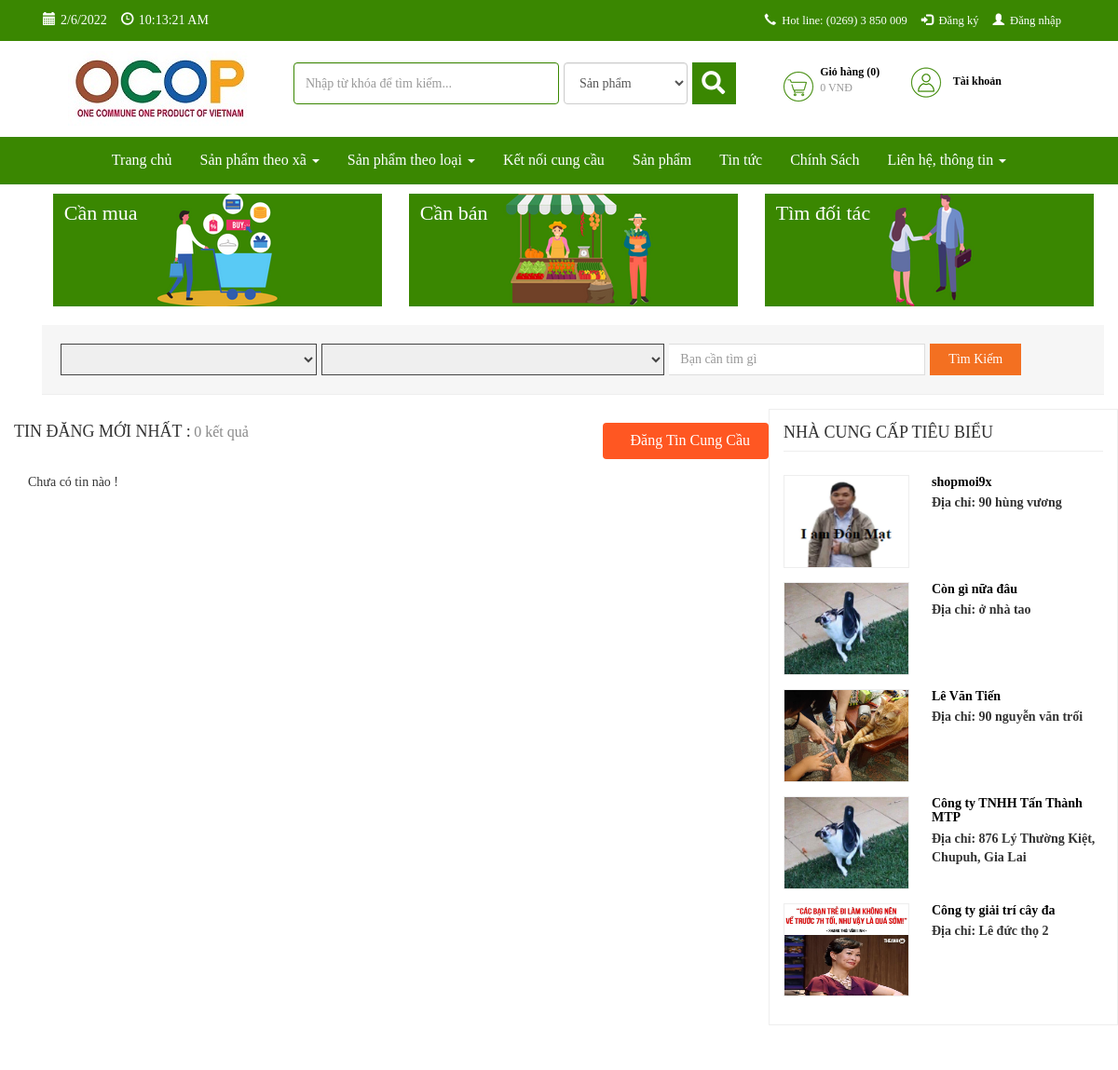
/index.php/ketnoicungcau (upper part), run on an earlier commit of the app's database.
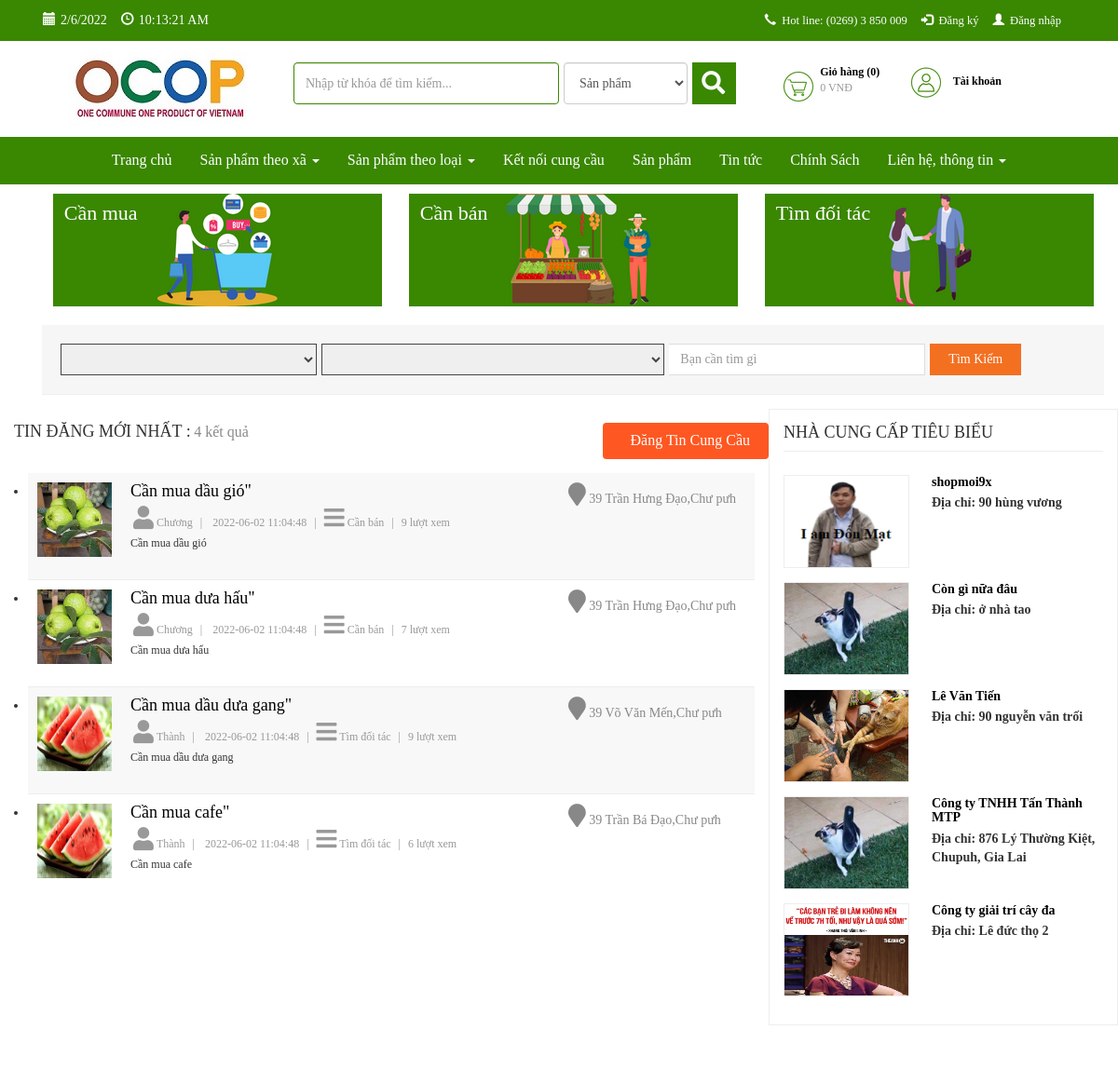
And on a later commit of the database.
### tables this page shows
CREATE TABLE `db_user` (
  `id` int(11) NOT NULL,
  `fullname` varchar(255) NOT NULL,
  `username` varchar(225) NOT NULL,
  `password` varchar(64) NOT NULL,
  `role` int(11) NOT NULL,
  `email` varchar(255) NOT NULL,
  `gender` int(1) NOT NULL,
  `phone` varchar(15) NOT NULL,
  `address` varchar(255) NOT NULL,
  `img` varchar(255) NOT NULL,
  `created` datetime NOT NULL,
  `trash` int(1) NOT NULL DEFAULT 1,
  `status` int(1) NOT NULL DEFAULT 1,
  `detail` text DEFAULT NULL,
  `star` int(11) NOT NULL DEFAULT 1
);

CREATE TABLE `db_ketnoicungcau` (
  `id` int(11) NOT NULL,
  `nguoidang` varchar(100) NOT NULL,
  `phone` varchar(100) NOT NULL,
  `address` varchar(255) NOT NULL,
  `tieude` varchar(255) NOT NULL,
  `detail` text NOT NULL,
  `catid` int(11) NOT NULL,
  `ngaydang` datetime NOT NULL,
  `luotxem` int(11) NOT NULL,
  `trash` int(1) NOT NULL DEFAULT 1,
  `status` int(1) NOT NULL DEFAULT 1,
  `price` varchar(255) NOT NULL,
  `hinhanh` varchar(255) DEFAULT NULL,
  `type` int(11) NOT NULL DEFAULT 1
);

### application/controllers/Ketnoicungcau.php (called while the page is built, shortened)
<?php
class Ketnoicungcau extends CI_Controller {
    function __construct() {
        $this->load->model('frontend/Mproduct');
        $this->load->model('frontend/Mcategory');
        $this->load->model('frontend/Mcontent');
		$this->load->model('frontend/Mproducer');
		$this->load->model('backend/Muser');
		$this->load->model('frontend/Mketnoicungcau');
        $this->data['com']='ketnoicungcau';
    }
	public function index(){
		$this->load->library('phantrang');
		$limit=10;
		$current=$this->phantrang->PageCurrent();
		$first=$this->phantrang->PageFirst($limit, $current);
		$total=$this->Mketnoicungcau->cungcau_all_count();
		$this->data['strphantrang']=$this->phantrang->PagePer($total, $current, $limit, $url='ketnoicungcau');
		$this->data['list']=$this->Mketnoicungcau->cungcau_all($limit,$first);
		$this->data['listShop']=$this->Muser->users_banhang_five();
		$this->data['title']="OCOP CHƯPƯH - Liên hệ";
		$this->data['view']='index';
		$this->load->view('frontend/layout',$this->data);
	}
}

### index.php (called while the page is built, shortened)
<?php
require_once BASEPATH.'core/CodeIgniter.php';

### application/models/backend/Muser.php (called while the page is built, shortened)
<?php if ( ! defined('BASEPATH')) exit('No direct script access allowed');
class Muser extends CI_Model {
	public function __construct(){
        $this->table = $this->db->dbprefix('user');
    }
	public function users_banhang_five(){
        $this->db->where('trash', 1);
        $this->db->where('id !=', 1);
		$this->db->where('role !=', 1);
		$this->db->limit(5);
        $this->db->order_by('id', 'desc');
        $query = $this->db->get($this->table);
        return $query->result_array();
    }
}

### application/models/frontend/Mketnoicungcau.php (called while the page is built, shortened)
<?php
class Mketnoicungcau extends CI_Model {
    public function __construct()
    {
        $this->table = $this->db->dbprefix('ketnoicungcau');
    }
    public function cungcau_all($limit, $first){
        $this->db->where('trash', 1);
		$this->db->where('status', 1);
        $this->db->order_by('ngaydang', 'desc');
        $query = $this->db->get($this->table, $limit, $first);
        return $query->result_array();
    }
	public function cungcau_all_count(){
        $this->db->where('status', 1);
        $this->db->where('trash', 1);
        $query = $this->db->get($this->table);
        return count($query->result_array());
    }
}

### application/views/frontend/components/ketnoicungcau/index.php (the view, shortened to what the rows shown need)
<section>
	<div class="container">
		<div class="container">
			<div class="buy-center">
				<div class="row">
					<div class="col-md-8">
						<div class="row heading-page- ">
							<div class="col-md-6  col-xs-12  block-h1 results-typeAds">
								<h1>TIN ĐĂNG MỚI NHẤT :</h1>
							</div>
						</div>
						<div class="buy-center-linked-list ">
							<ul class="buy-center-linked-list-columns">
								<?php if (count($list) == 0) : ?>
									<p>Chưa có tin nào !</p>
								<?php else : ?>
									<?php foreach ($list as $sp) : ?>
										<li class="buy-li">
											<div class="col-md-9 col-sm-9 buy-left">
												<div class="news-buy">
													<div class="icon-buy-li">
														<a>
															<img style="width: 100%;height: 100%;" src="public/images/ketnoicungcau/<?php echo $sp['hinhanh'] ?>" alt="">
														</a>
													</div>
													<div class="wrap-buy-li">
														<h4><a class="help-center-link" href="#detail_modal" data-toggle="modal" data-detalhes='<?=json_encode($sp);?>'  data-id="<?php echo $sp['id'] ?>" ><?php echo $sp['tieude'] ?>"</a></h4>
														<div class="info-buy">
															<span class="userport">
																<span><i class="fa fa-user" aria-hidden="true"></i><a href="#" class="cursorsHover"><?php echo $sp['nguoidang'] ?></a></span>
															</span>
															<span style="margin-left: 5px;margin-right: 5px">|</span>
															<span class="port-time">
																<span><i class="fa fa-clock-o" aria-hidden="true"></i> <?php echo $sp['ngaydang'] ?></span>
															</span>
															<span style="margin-left: 5px;margin-right: 5px">|</span>
															<span class="port-time">
																<?php if ($sp['type'] == 0) : ?>
																	<span><i class="fa fa fa-bars" aria-hidden="true"></i> Cần mua</span>
																<?php elseif ($sp['type'] == 1) : ?>
																	<span><i class="fa fa fa-bars" aria-hidden="true"></i> Cần bán</span>
																<?php else : ?>
																	<span><i class="fa fa fa-bars" aria-hidden="true"></i> Tìm đối tác</span>
																<?php endif; ?>
															</span>
															<span style="margin-left: 5px;margin-right: 5px">|</span>
															<span class="port-time">
																<span><i class="fa fa fa-television" aria-hidden="true"></i><?php echo $sp['luotxem'] ?> lượt xem</span>
															</span>
														</div>
														<div class="post-desc">
															<?php echo $sp['tieude'] ?>
														</div>
													</div>
												</div>
											</div>
											<div class="col-md-3 col-sm-3 text-l">
												<div class="post-area">
													<i class="fa fa-map-marker" aria-hidden="true"></i>
													<?php echo $sp['address'] ?>
												</div>
											</div>
											<div class="clearfix"></div>
										</li>
									<?php endforeach; ?>
							</ul>
							<?php endif; ?>
						</div>
					</div>
					<div class="col-md-4">
						<div class="ncc-center-topic">
							<div class="block-h1">
								<h1>Nhà cung cấp tiêu biểu</h1>
							</div>
							<div class="wrap-ncc-r match-my-cols is-flex1">
								<?php if (count($listShop) == 0) : ?>
									<p>Không có nhà cung cấp !</p>
								<?php else : ?>
									<?php foreach ($listShop as $ls) : ?>
										<div class="ncc-rightlist media">
											<a class="pull-left" href="doanhngiep/detail/<?php echo $ls['id'] ?>">
												<img style="width: 100%;height: 100%;" class="img-ncc-right-list" title="" alt="" src="public/images/admin/<?php echo $ls['img'] ?>">
											</a>
											<div class="media-body">
												<h4 class="media-heading"><a href="doanhngiep/detail/<?php echo $ls['id'] ?>"><?php echo $ls['fullname'] ?></a></h4>
												<p style="margin-bottom: 0"><b>Địa chỉ: <?php echo $ls['address'] ?></p>
											</div>
										</div>
									<?php endforeach; ?>
							</div>
						<?php endif; ?>
						</div>
					</div>
				</div>
			</div>
		</div>
	</div>
</section>

What changed in the data, as far as the page shows it:
added db_ketnoicungcau: hinhanh (picture), tieude "Cần mua dầu gió", nguoidang "Chương", ngaydang "2022-06-02 11:04:48", type 1 (drawn), luotxem "9", address "39 Trần Hưng Đạo,Chư pưh"
added db_ketnoicungcau: hinhanh (picture), tieude "Cần mua dưa hấu", nguoidang "Chương", ngaydang "2022-06-02 11:04:48", type 1 (drawn), luotxem "7", address "39 Trần Hưng Đạo,Chư pưh"
added db_ketnoicungcau: hinhanh (picture), tieude "Cần mua dầu dưa gang", nguoidang "Thành", ngaydang "2022-06-02 11:04:48", type 2 (drawn), luotxem "9", address "39 Võ Văn Mến,Chư pưh"
added db_ketnoicungcau: hinhanh (picture), tieude "Cần mua cafe", nguoidang "Thành", ngaydang "2022-06-02 11:04:48", type 3 (drawn), luotxem "6", address "39 Trần Bá Đạo,Chư pưh"
Also different on the page:
count($list): "0" → "4"
text no longer shown: "Chưa có tin nào !"
